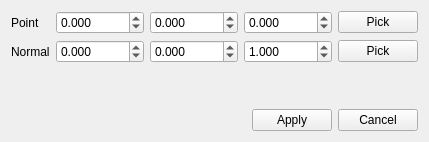
<?xml version="1.0" encoding="UTF-8"?>
<ui version="4.0">
 <class>WidgetSetCoordinateSystem</class>
 <widget class="QWidget" name="WidgetSetCoordinateSystem">
  <property name="geometry">
   <rect>
    <x>0</x>
    <y>0</y>
    <width>400</width>
    <height>300</height>
   </rect>
  </property>
  <property name="windowTitle">
   <string>Set Coordinate System</string>
  </property>
  <layout class="QVBoxLayout" name="verticalLayout">
   <property name="sizeConstraint">
    <enum>QLayout::SetFixedSize</enum>
   </property>
   <item>
    <layout class="QGridLayout" name="gridLayout">
     <item row="0" column="0">
      <widget class="QLabel" name="labelPoint">
       <property name="text">
        <string>Point</string>
       </property>
      </widget>
     </item>
     <item row="0" column="1">
      <widget class="QDoubleSpinBox" name="coordinateEditPointX">
       <property name="decimals">
        <number>3</number>
       </property>
       <property name="minimum">
        <double>-10000</double>
       </property>
       <property name="maximum">
        <double>10000</double>
       </property>
      </widget>
     </item>
     <item row="0" column="2">
      <widget class="QDoubleSpinBox" name="coordinateEditPointY">
       <property name="decimals">
        <number>3</number>
       </property>
       <property name="minimum">
        <double>-10000</double>
       </property>
       <property name="maximum">
        <double>10000</double>
       </property>
      </widget>
     </item>
     <item row="0" column="3">
      <widget class="QDoubleSpinBox" name="coordinateEditPointZ">
       <property name="decimals">
        <number>3</number>
       </property>
       <property name="minimum">
        <double>-10000</double>
       </property>
       <property name="maximum">
        <double>10000</double>
       </property>
      </widget>
     </item>
     <item row="0" column="4">
      <widget class="QPushButton" name="pushButtonPickPoint">
       <property name="text">
        <string>Pick</string>
       </property>
      </widget>
     </item>
     <item row="1" column="0">
      <widget class="QLabel" name="labelNormal">
       <property name="text">
        <string>Normal</string>
       </property>
      </widget>
     </item>
     <item row="1" column="1">
      <widget class="QDoubleSpinBox" name="coordinateEditNormalX">
       <property name="decimals">
        <number>3</number>
       </property>
       <property name="minimum">
        <double>-10000</double>
       </property>
       <property name="maximum">
        <double>10000</double>
       </property>
      </widget>
     </item>
     <item row="1" column="2">
      <widget class="QDoubleSpinBox" name="coordinateEditNormalY">
       <property name="decimals">
        <number>3</number>
       </property>
       <property name="minimum">
        <double>-10000</double>
       </property>
       <property name="maximum">
        <double>10000</double>
       </property>
      </widget>
     </item>
     <item row="1" column="3">
      <widget class="QDoubleSpinBox" name="coordinateEditNormalZ">
       <property name="decimals">
        <number>3</number>
       </property>
       <property name="minimum">
        <double>-10000</double>
       </property>
       <property name="maximum">
        <double>10000</double>
       </property>
       <property name="value">
        <double>1</double>
       </property>
      </widget>
     </item>
     <item row="1" column="4">
      <widget class="QPushButton" name="pushButtonPickNormal">
       <property name="text">
        <string>Pick</string>
       </property>
      </widget>
     </item>
    </layout>
   </item>
   <item>
    <spacer name="verticalSpacer">
     <property name="orientation">
      <enum>Qt::Vertical</enum>
     </property>
     <property name="sizeHint" stdset="0">
      <size>
       <width>20</width>
       <height>40</height>
      </size>
     </property>
    </spacer>
   </item>
   <item>
    <layout class="QHBoxLayout" name="horizontalLayout">
     <item>
      <spacer name="horizontalSpacer">
       <property name="orientation">
        <enum>Qt::Horizontal</enum>
       </property>
       <property name="sizeHint" stdset="0">
        <size>
         <width>40</width>
         <height>20</height>
        </size>
       </property>
      </spacer>
     </item>
     <item>
      <widget class="QPushButton" name="pushButtonApply">
       <property name="text">
        <string>Apply</string>
       </property>
      </widget>
     </item>
     <item>
      <widget class="QPushButton" name="pushButtonCancel">
       <property name="text">
        <string>Cancel</string>
       </property>
      </widget>
     </item>
    </layout>
   </item>
  </layout>
 </widget>
 <resources/>
 <connections/>
</ui>
